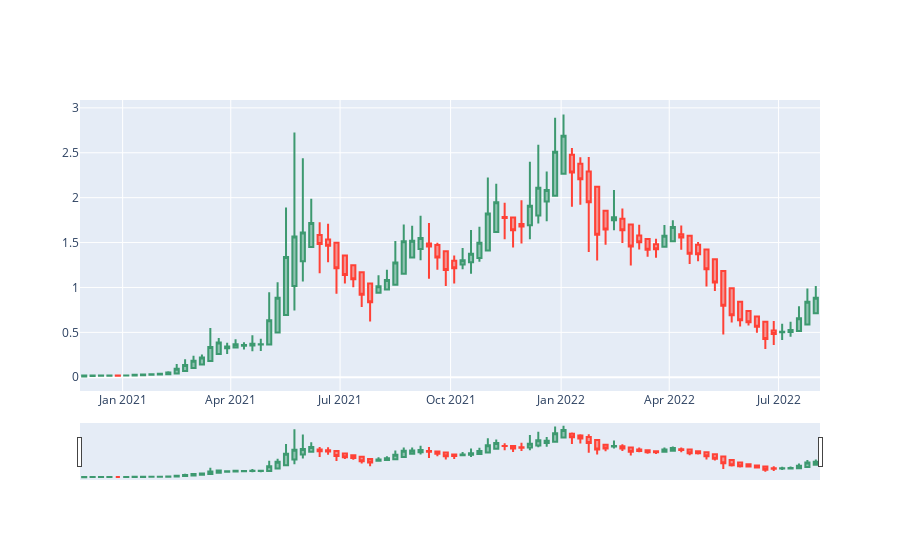
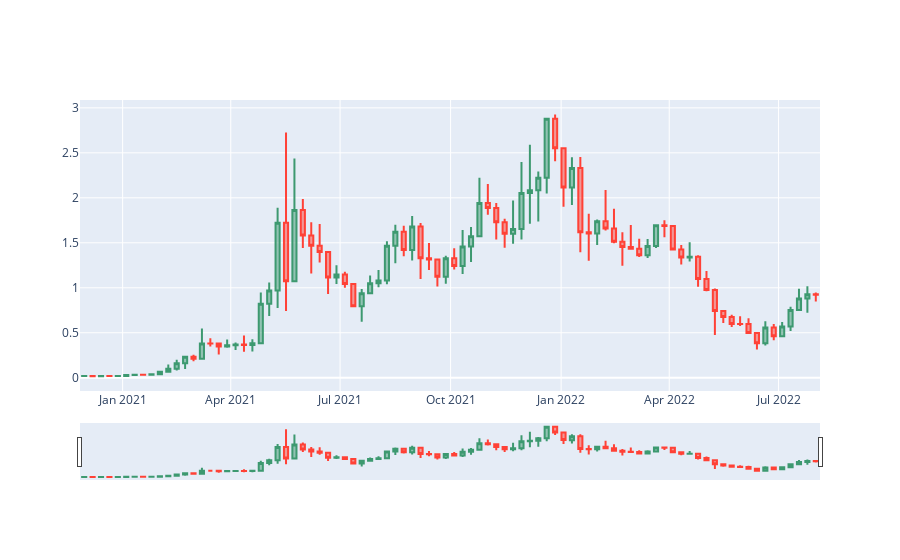

The notebook cell these images were saved under, in order:
### Markdown cell above
Note: We will assess action on the close of the heikin ashi candle, say timestamp t, at which the current price will be the open of the normal candle at timestamp t.

### Code cell
import plotly.graph_objects as go

fig = go.Figure(data=[go.Candlestick(x=heikin_ashi_candles.index,
                open=heikin_ashi_candles['ha_Open'],
                high=heikin_ashi_candles['ha_High'],
                low=heikin_ashi_candles['ha_Low'],
                close=heikin_ashi_candles['ha_Close'])])

fig2 = go.Figure(data=[go.Candlestick(x=trimmed_weekly.index,
                open=trimmed_weekly['Open'],
                high=trimmed_weekly['High'],
                low=trimmed_weekly['Low'],
                close=trimmed_weekly['Close'])])

# fig.update_yaxes(type="log")
# fig2.update_yaxes(type="log")
fig.show()
fig2.show()
